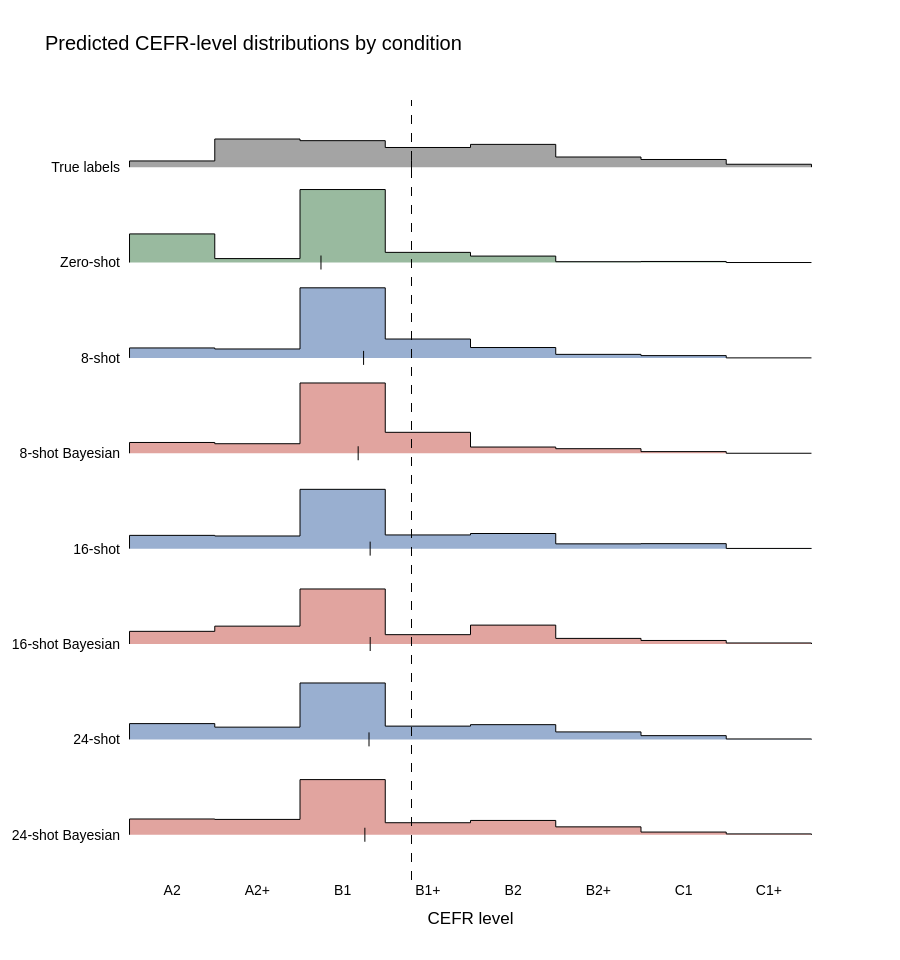

Here is the notebook cell this chart was saved with:
### Markdown cell above
# Is Gemma shooting for the middle?

### Code cell
# Cell: ridgeline of predicted-label histograms (Plotly)
import numpy as np
import plotly.graph_objects as go

# top-to-bottom display order; label -> df_results column
ridge_rows = [
    ("True labels",      "true_label"),
    ("Zero-shot",        "zero_shot_label"),
    ("8-shot",           "few_shot_8_label"),
    ("8-shot Bayesian",  "bayesian_8_label"),
    ("16-shot",          "few_shot_16_label"),
    ("16-shot Bayesian", "bayesian_16_label"),
    ("24-shot",          "few_shot_24_label"),
    ("24-shot Bayesian", "bayesian_24_label"),
]

idx = {lvl: i for i, lvl in enumerate(LEVELS)}
n_levels = len(LEVELS)

def level_proportions(series):
    s = series[series.isin(LEVELS)]                       # drops ERROR / out-of-set
    counts = s.map(idx).value_counts().reindex(range(n_levels), fill_value=0)
    total = counts.sum()
    return (counts / total).to_numpy() if total else counts.to_numpy().astype(float)

def row_color(col):
    if col == "true_label":         return "rgba(90,90,90,0.55)"
    if col == "zero_shot_label":    return "rgba(70,130,80,0.55)"
    if col.startswith("few_shot"):  return "rgba(70,110,170,0.55)"
    if col.startswith("bayesian"):  return "rgba(200,90,80,0.55)"
    return "rgba(120,120,120,0.55)"

spacing = 1.0     # vertical gap between baselines
scale   = 1.3     # full-proportion bar height in baseline units -> controls overlap

fig = go.Figure()
n_rows = len(ridge_rows)

for i, (name, col) in enumerate(ridge_rows):
    base = (n_rows - 1 - i) * spacing                     # top row sits highest
    p = level_proportions(df_results[col])

    xs, ys = [], []
    for j in range(n_levels):                             # stepped histogram top
        xs += [j - 0.5, j + 0.5]
        ys += [base + scale * p[j]] * 2
    poly_x = [-0.5] + xs + [n_levels - 0.5]               # close down to baseline
    poly_y = [base] + ys + [base]

    fig.add_trace(go.Scatter(
        x=poly_x, y=poly_y, fill="toself", mode="lines",
        line=dict(color="black", width=1), fillcolor=row_color(col),
        hoverinfo="skip", showlegend=False,
    ))

    mean_idx = float(np.dot(np.arange(n_levels), p))      # central-tendency marker
    fig.add_trace(go.Scatter(
        x=[mean_idx], y=[base], mode="markers",
        marker=dict(color="black", size=10, symbol="line-ns-open"),
        hoverinfo="skip", showlegend=False,
    ))

# dashed anchor at the TRUE-label mean, so drift toward centre is visible
true_mean = float(np.dot(np.arange(n_levels), level_proportions(df_results["true_label"])))
fig.add_vline(x=true_mean, line=dict(color="black", width=1, dash="dash"))

fig.update_layout(
    title="Predicted CEFR-level distributions by condition",
    xaxis=dict(tickmode="array", tickvals=list(range(n_levels)), ticktext=LEVELS,
               title="CEFR level", range=[-0.6, n_levels - 0.4]),
    yaxis=dict(tickmode="array",
               tickvals=[(n_rows - 1 - i) * spacing for i in range(n_rows)],
               ticktext=[name for name, _ in ridge_rows],
               showgrid=False, zeroline=False),
    height=105 * n_rows + 120, width=900,
    font=dict(family="Arial", size=14, color="black"),
    plot_bgcolor="white",
)
fig.show()

### Figure 1 — Plotly figure (JSON) as saved in the notebook; plotly's stock layout.template omitted (floating-point values rounded to 4 significant figures)
{"data": [{"fill": "toself", "fillcolor": "rgba(90,90,90,0.55)", "hoverinfo": "skip", "line": {"color": "black", "width": 1}, "mode": "lines", "showlegend": false, "type": "scatter", "x": [-0.5, -0.5, 0.5, 0.5, 1.5, 1.5, 2.5, 2.5, 3.5, 3.5, 4.5, 4.5, 5.5, 5.5, 6.5, 6.5, 7.5, 7.5], "y": [7, 7.065, 7.065, 7.295, 7.295, 7.278, 7.278, 7.206, 7.206, 7.239, 7.239, 7.106, 7.106, 7.08, 7.08, 7.03, 7.03, 7]}, {"hoverinfo": "skip", "marker": {"color": "black", "size": 10, "symbol": "line-ns-open"}, "mode": "markers", "showlegend": false, "type": "scatter", "x": [2.808], "y": [7]}, {"fill": "toself", "fillcolor": "rgba(70,130,80,0.55)", "hoverinfo": "skip", "line": {"color": "black", "width": 1}, "mode": "lines", "showlegend": false, "type": "scatter", "x": [-0.5, -0.5, 0.5, 0.5, 1.5, 1.5, 2.5, 2.5, 3.5, 3.5, 4.5, 4.5, 5.5, 5.5, 6.5, 6.5, 7.5, 7.5], "y": [6, 6.3, 6.3, 6.041, 6.041, 6.765, 6.765, 6.107, 6.107, 6.067, 6.067, 6.009, 6.009, 6.011, 6.011, 6, 6, 6]}, {"hoverinfo": "skip", "marker": {"color": "black", "size": 10, "symbol": "line-ns-open"}, "mode": "markers", "showlegend": false, "type": "scatter", "x": [1.746], "y": [6]}, {"fill": "toself", "fillcolor": "rgba(70,110,170,0.55)", "hoverinfo": "skip", "line": {"color": "black", "width": 1}, "mode": "lines", "showlegend": false, "type": "scatter", "x": [-0.5, -0.5, 0.5, 0.5, 1.5, 1.5, 2.5, 2.5, 3.5, 3.5, 4.5, 4.5, 5.5, 5.5, 6.5, 6.5, 7.5, 7.5], "y": [5, 5.104, 5.104, 5.093, 5.093, 5.735, 5.735, 5.198, 5.198, 5.109, 5.109, 5.037, 5.037, 5.024, 5.024, 5, 5, 5]}, {"hoverinfo": "skip", "marker": {"color": "black", "size": 10, "symbol": "line-ns-open"}, "mode": "markers", "showlegend": false, "type": "scatter", "x": [2.246], "y": [5]}, {"fill": "toself", "fillcolor": "rgba(200,90,80,0.55)", "hoverinfo": "skip", "line": {"color": "black", "width": 1}, "mode": "lines", "showlegend": false, "type": "scatter", "x": [-0.5, -0.5, 0.5, 0.5, 1.5, 1.5, 2.5, 2.5, 3.5, 3.5, 4.5, 4.5, 5.5, 5.5, 6.5, 6.5, 7.5, 7.5], "y": [4, 4.113, 4.113, 4.1, 4.1, 4.737, 4.737, 4.22, 4.22, 4.065, 4.065, 4.048, 4.048, 4.017, 4.017, 4, 4, 4]}, {"hoverinfo": "skip", "marker": {"color": "black", "size": 10, "symbol": "line-ns-open"}, "mode": "markers", "showlegend": false, "type": "scatter", "x": [2.182], "y": [4]}, {"fill": "toself", "fillcolor": "rgba(70,110,170,0.55)", "hoverinfo": "skip", "line": {"color": "black", "width": 1}, "mode": "lines", "showlegend": false, "type": "scatter", "x": [-0.5, -0.5, 0.5, 0.5, 1.5, 1.5, 2.5, 2.5, 3.5, 3.5, 4.5, 4.5, 5.5, 5.5, 6.5, 6.5, 7.5, 7.5], "y": [3, 3.139, 3.139, 3.133, 3.133, 3.622, 3.622, 3.143, 3.143, 3.159, 3.159, 3.05, 3.05, 3.052, 3.052, 3.002, 3.002, 3]}, {"hoverinfo": "skip", "marker": {"color": "black", "size": 10, "symbol": "line-ns-open"}, "mode": "markers", "showlegend": false, "type": "scatter", "x": [2.323], "y": [3]}, {"fill": "toself", "fillcolor": "rgba(200,90,80,0.55)", "hoverinfo": "skip", "line": {"color": "black", "width": 1}, "mode": "lines", "showlegend": false, "type": "scatter", "x": [-0.5, -0.5, 0.5, 0.5, 1.5, 1.5, 2.5, 2.5, 3.5, 3.5, 4.5, 4.5, 5.5, 5.5, 6.5, 6.5, 7.5, 7.5], "y": [2, 2.133, 2.133, 2.187, 2.187, 2.577, 2.577, 2.098, 2.098, 2.198, 2.198, 2.059, 2.059, 2.037, 2.037, 2.011, 2.011, 2]}, {"hoverinfo": "skip", "marker": {"color": "black", "size": 10, "symbol": "line-ns-open"}, "mode": "markers", "showlegend": false, "type": "scatter", "x": [2.323], "y": [2]}, {"fill": "toself", "fillcolor": "rgba(70,110,170,0.55)", "hoverinfo": "skip", "line": {"color": "black", "width": 1}, "mode": "lines", "showlegend": false, "type": "scatter", "x": [-0.5, -0.5, 0.5, 0.5, 1.5, 1.5, 2.5, 2.5, 3.5, 3.5, 4.5, 4.5, 5.5, 5.5, 6.5, 6.5, 7.5, 7.5], "y": [1, 1.165, 1.165, 1.128, 1.128, 1.591, 1.591, 1.139, 1.139, 1.154, 1.154, 1.078, 1.078, 1.039, 1.039, 1.004, 1.004, 1]}, {"hoverinfo": "skip", "marker": {"color": "black", "size": 10, "symbol": "line-ns-open"}, "mode": "markers", "showlegend": false, "type": "scatter", "x": [2.309], "y": [1]}, {"fill": "toself", "fillcolor": "rgba(200,90,80,0.55)", "hoverinfo": "skip", "line": {"color": "black", "width": 1}, "mode": "lines", "showlegend": false, "type": "scatter", "x": [-0.5, -0.5, 0.5, 0.5, 1.5, 1.5, 2.5, 2.5, 3.5, 3.5, 4.5, 4.5, 5.5, 5.5, 6.5, 6.5, 7.5, 7.5], "y": [0, 0.1652, 0.1652, 0.1609, 0.1609, 0.5783, 0.5783, 0.1261, 0.1261, 0.15, 0.15, 0.08261, 0.08261, 0.02826, 0.02826, 0.008696, 0.008696, 0]}, {"hoverinfo": "skip", "marker": {"color": "black", "size": 10, "symbol": "line-ns-open"}, "mode": "markers", "showlegend": false, "type": "scatter", "x": [2.261], "y": [0]}], "layout": {"font": {"color": "black", "family": "Arial", "size": 14}, "height": 960, "plot_bgcolor": "white", "shapes": [{"line": {"color": "black", "dash": "dash", "width": 1}, "type": "line", "x0": 2.808, "x1": 2.808, "xref": "x", "y0": 0, "y1": 1, "yref": "y domain"}], "title": {"text": "Predicted CEFR-level distributions by condition"}, "width": 900, "xaxis": {"range": [-0.6, 7.6], "tickmode": "array", "ticktext": ["A2", "A2+", "B1", "B1+", "B2", "B2+", "C1", "C1+"], "tickvals": [0, 1, 2, 3, 4, 5, 6, 7], "title": {"text": "CEFR level"}}, "yaxis": {"showgrid": false, "tickmode": "array", "ticktext": ["True labels", "Zero-shot", "8-shot", "8-shot Bayesian", "16-shot", "16-shot Bayesian", "24-shot", "24-shot Bayesian"], "tickvals": [7, 6, 5, 4, 3, 2, 1, 0], "zeroline": false}}}
